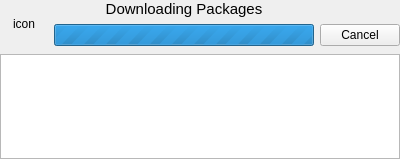
<?xml version="1.0" encoding="UTF-8"?>
<ui version="4.0">
 <class>PkTransaction</class>
 <widget class="QWidget" name="PkTransaction">
  <property name="geometry">
   <rect>
    <x>0</x>
    <y>0</y>
    <width>400</width>
    <height>159</height>
   </rect>
  </property>
  <property name="minimumSize">
   <size>
    <width>400</width>
    <height>0</height>
   </size>
  </property>
  <layout class="QGridLayout" name="gridLayout">
   <property name="margin">
    <number>0</number>
   </property>
   <item row="0" column="0">
    <widget class="QLabel" name="label">
     <property name="sizePolicy">
      <sizepolicy hsizetype="Fixed" vsizetype="Fixed">
       <horstretch>0</horstretch>
       <verstretch>0</verstretch>
      </sizepolicy>
     </property>
     <property name="minimumSize">
      <size>
       <width>48</width>
       <height>48</height>
      </size>
     </property>
     <property name="text">
      <string>icon</string>
     </property>
     <property name="alignment">
      <set>Qt::AlignCenter</set>
     </property>
    </widget>
   </item>
   <item row="0" column="1">
    <layout class="QGridLayout" name="gridLayout_2">
     <item row="0" column="0">
      <widget class="QLabel" name="currentL">
       <property name="sizePolicy">
        <sizepolicy hsizetype="Preferred" vsizetype="Fixed">
         <horstretch>0</horstretch>
         <verstretch>0</verstretch>
        </sizepolicy>
       </property>
       <property name="font">
        <font>
         <pointsize>11</pointsize>
        </font>
       </property>
       <property name="locale">
        <locale language="English" country="UnitedStates"/>
       </property>
       <property name="text">
        <string>Downloading Packages</string>
       </property>
       <property name="alignment">
        <set>Qt::AlignBottom|Qt::AlignHCenter</set>
       </property>
      </widget>
     </item>
     <item row="1" column="0">
      <widget class="KpkProgressBar" name="progressBar">
       <property name="locale">
        <locale language="English" country="UnitedStates"/>
       </property>
       <property name="maximum">
        <number>0</number>
       </property>
      </widget>
     </item>
     <item row="1" column="1">
      <widget class="KDialogButtonBox" name="cancelButton">
       <property name="sizePolicy">
        <sizepolicy hsizetype="Fixed" vsizetype="Fixed">
         <horstretch>0</horstretch>
         <verstretch>0</verstretch>
        </sizepolicy>
       </property>
       <property name="standardButtons">
        <set>QDialogButtonBox::Cancel</set>
       </property>
      </widget>
     </item>
    </layout>
   </item>
   <item row="1" column="0" colspan="2">
    <widget class="ProgressView" name="progressView"/>
   </item>
  </layout>
 </widget>
 <customwidgets>
  <customwidget>
   <class>KDialogButtonBox</class>
   <extends>QDialogButtonBox</extends>
   <header>kdialogbuttonbox.h</header>
  </customwidget>
  <customwidget>
   <class>KpkProgressBar</class>
   <extends>QProgressBar</extends>
   <header>KpkProgressBar.h</header>
  </customwidget>
  <customwidget>
   <class>ProgressView</class>
   <extends>QTreeView</extends>
   <header>ProgressView.h</header>
  </customwidget>
 </customwidgets>
 <resources/>
 <connections/>
</ui>
